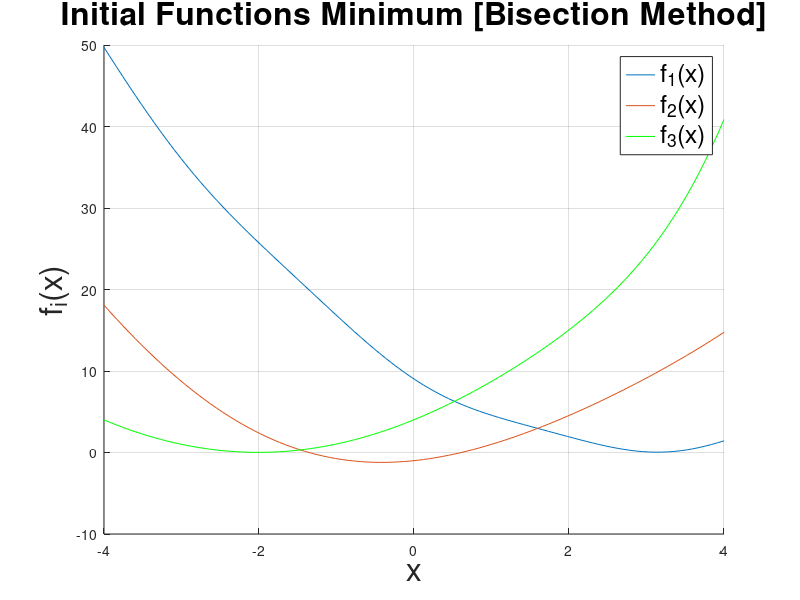

MATLAB code for this plot: (Note: this script raises an error after producing the figure.)
% Amarantidou Efthymia 
% AEM: 9762
% Project [1]

clear;
close all;
clc;

%% Initialize functions 
set(groot,'defaultAxesXGrid','on')
set(groot,'defaultAxesYGrid','on')

x = linspace(-4, 4);

f1 = @(x) (x-3).^2 + (sin(x+3)).^2;
f2 = @(x) (x-1).*cos(x./2) + x.^2;
f3 = @(x) (x+2).^2 + exp(x-2).*sin(x+3);

% Plot the functions
functions = figure('Name', 'Initial Functions', 'NumberTitle', 'off');
hold on
plot(x, f1(x));
plot(x, f2(x));
plot(x, f3(x), 'g');
title('Initial Functions Minimum [Bisection Method]', 'FontSize', 23);
legend('f_{1}(x)', 'f_{2}(x)', 'f_{3}(x)', 'FontSize', 18, 'Position',[0.7 0.7 0.2 0.2]);
xlabel('x', 'FontSize', 23);
ylabel('f_{i}(x)', 'FontSize', 23);
grid on

%% Problem 1 - Bisection Method
% Question 1

l = 0.01; 
epsilon = [4e-3 5e-4 1e-4 5e-5 1e-5];
a = -4;
b = 4;

k = zeros(size(epsilon, 2), 3);
minimum = zeros(size(epsilon, 2), 3);

% Find the minimums via bisection method for different values of epsilon. 
for i=1:size(epsilon,2)
    [minimum(i, 1), k(i, 1), ~, ~, ~] = bisection_method(f1, l, epsilon(i), a, b);
    [minimum(i, 2), k(i, 2), ~, ~, ~] = bisection_method(f2, l, epsilon(i), a, b);
    [minimum(i, 3), k(i, 3), ~, ~, ~] = bisection_method(f3, l, epsilon(i), a, b);
end

% Plot the minimums on the figures' plot.
symbol = ['--' '*' '+', 'o' 'x'];

for iteration=1:size(epsilon, 2)
    figure(functions);
    plot(minimum(iteration,1), f1(minimum(iteration,1)), ['b' symbol(iteration)])
    plot(minimum(iteration,2), f2(minimum(iteration,2)), ['r' symbol(iteration)])
    plot(minimum(iteration,3), f3(minimum(iteration,3)), ['g' symbol(iteration)])
    legend('f1(x)', 'f2(x)', 'f3(x)', 'x1*', 'x2*', 'x3*');
end

%% Problem 1 - Bisection Method
% Question 2

l = [1e-1 5e-2 1e-2];
epsilon = 0.001;
minimum = zeros(size(l, 2), 3);
k = zeros(size(epsilon, 2), 3);
function_calculations = zeros(size(epsilon, 2), 3);

% Find the minimums via bisection method for different values of l. 

for i=1:size(l, 2)
    [minimum(i, 1), k(i, 1), ak1, bk1, function_calculations(i, 1)] = bisection_method(f1, l(i), epsilon, a, b);
    [minimum(i, 2), k(i, 2), ak2, bk2, function_calculations(i, 2)] = bisection_method(f2, l(i), epsilon, a, b);
    [minimum(i, 3), k(i, 3), ak3, bk3, function_calculations(i, 3)] = bisection_method(f3, l(i), epsilon, a, b);
    
    f1_intervals = figure('Name', 'f1 Intervals', 'NumberTitle', 'off');
    hold on;
    plot(ak1);
    plot(bk1);
    title(['Limits in each iteration for l = ' num2str(l(i)) ' [f_{1}(x)]'], 'FontSize', 18)
    xlabel('k', 'FontWeight','bold', 'FontSize', 23)
    ylabel('ak/ bk', 'FontWeight','bold', 'FontSize', 23)
    legend('ak', 'bk', 'FontSize', 18);
    hold off;

    f2_intervals = figure('Name', 'f2 Intervals', 'NumberTitle', 'off');
    hold on;
    plot(ak2);
    plot(bk2);
    title(['Limits in each iteration for l = ' num2str(l(i)) ' [f_{2}(x)]'], 'FontSize', 18)
    xlabel('k', 'FontWeight','bold', 'FontSize', 23)
    ylabel('ak/ bk', 'FontWeight','bold', 'FontSize', 23)
    legend('ak', 'bk', 'FontSize', 18);
    hold off;
    
    f3_intervals = figure('Name', 'f3 Intervals', 'NumberTitle', 'off');
    hold on;
    plot(ak3);
    plot(bk3);
    title(['Limits in each iteration for l = ' num2str(l(i)) ' [f_{3}(x)]'], 'FontSize', 18)
    xlabel('k', 'FontWeight','bold', 'FontSize', 23)
    ylabel('ak/ bk', 'FontWeight','bold', 'FontSize', 23)
    legend('ak', 'bk', 'FontSize', 18);
    hold off;  
end

for iteration=1:size(l, 2)
    figure(functions);
    plot(minimum(iteration,1), f1(minimum(iteration,1)), ['m' symbol(iteration)])
    plot(minimum(iteration,2), f2(minimum(iteration,2)), ['c' symbol(iteration)])
    plot(minimum(iteration,3), f3(minimum(iteration,3)), ['k' symbol(iteration)])
    legend('f1(x)', 'f2(x)', 'f3(x)', 'x1*', 'x2*', 'x3*', "(x1*)'", "(x2*)'", "(x3*)'");
end
